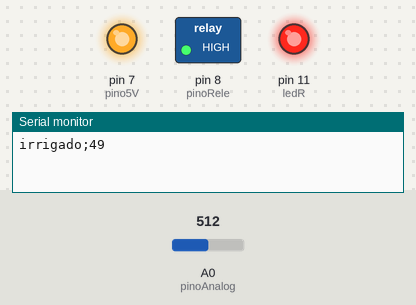
Recording of a sketch running on a simulated Arduino Uno, built with avr-gcc and run on an emulated ATmega328P. Shown: switched loads named in the sketch (green lamp = pin HIGH), output pins drawn as LEDs (lit = HIGH), the last lines printed to the serial monitor. The inputs (shaded band) are chosen by the test bench; at power-on: A0 (pinoAnalog) = 512.

Above: at 1.3 s.
1.4 s: A0 (pinoAnalog) set to 546
4.7 s: A0 (pinoAnalog) set to 574
At 5.8 s:
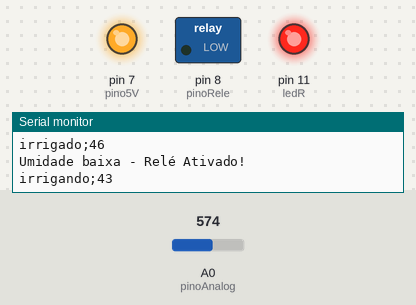
11.6 s: A0 (pinoAnalog) set to 511
At 13.2 s:
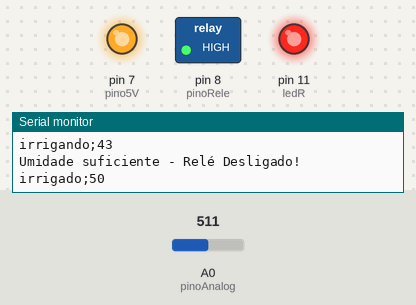
16.7 s: A0 (pinoAnalog) set to 716
At 18.1 s:
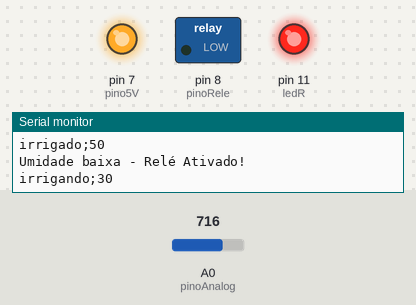
Timing chart, 0 to 19.7 s (numbered marks = the images above; inputs shaded):
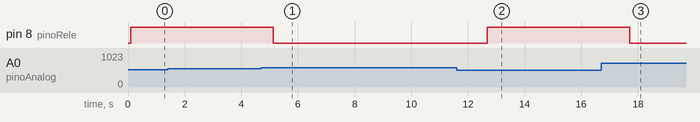

The sketch:

GreenTechArduino_copy_20240604141008.ino
```cpp
#include <SoftwareSerial.h>

const int pinoRX = 2;
const int pinoTX = 3;
const int pinoRele = 8;
const int pino5V = 7;
const int pinoAnalog = A0;

int dadoBluetooth = 0;

SoftwareSerial bluetooth(pinoRX, pinoTX);

int ValAnalogIn;
int Porcento;

const int ledR = 11;
boolean estadoledR = false;
boolean plantaIrrigada = false;

boolean estadoRele = false; // Indica se o relé está ligado ou desligado
boolean comandoRecebido = false; // Indica se o comando foi recebido

unsigned long tempoInicioIrrigacao = 0; // Tempo de início da irrigação
const unsigned long tempoIrrigacao = 5000; // Tempo em milissegundos (5 segundos)

void setup() {
    Serial.begin(9600);
    bluetooth.begin(9600);
    bluetooth.print("$$$");
    delay(100);

    pinMode(pinoRele, OUTPUT);
    pinMode(pino5V, OUTPUT);
    pinMode(ledR, OUTPUT);
    digitalWrite(pino5V, HIGH);
    digitalWrite(pinoRele, HIGH); // Relé desligado inicialmente
    digitalWrite(ledR, HIGH);
}

void loop() {
    ValAnalogIn = analogRead(pinoAnalog);

    // Verifica se a leitura do sensor é válida
    if (ValAnalogIn >= 0 && ValAnalogIn <= 1023) {
        Porcento = map(ValAnalogIn, 1023, 0, 0, 100);
    } else {
        // Tratar leitura inválida (ex: exibir mensagem de erro)
        Serial.println("Leitura do sensor inválida!");
        return;
    }

    // Comando via Bluetooth para forçar irrigação
    if (bluetooth.available()) {
        dadoBluetooth = bluetooth.read();
        if (dadoBluetooth == '1' && !comandoRecebido) {
            estadoRele = true;
            digitalWrite(pinoRele, LOW); // Liga o relé
            plantaIrrigada = false;
            comandoRecebido = true;
            tempoInicioIrrigacao = millis(); // Armazena o tempo de início da irrigação forçada
            Serial.println("Irrigação Forçada - Relé Ativado!");
        }
    }

    // Se o relé estiver ligado e o comando já foi recebido, desliga o relé após o tempo definido
    if (estadoRele && comandoRecebido) {
        if (millis() - tempoInicioIrrigacao >= tempoIrrigacao) {
            digitalWrite(pinoRele, HIGH); // Desliga o relé
            estadoRele = false;
            comandoRecebido = false;
            Serial.println("Irrigação Finalizada - Relé Desligado!");
        }
    }

    // Controle automático do relé baseado na umidade
    if (Porcento < 45 && !comandoRecebido) {
        if (!estadoRele) {
            estadoRele = true;
            digitalWrite(pinoRele, LOW); // Liga o relé
            Serial.println("Umidade baixa - Relé Ativado!");
        }
    } else if (Porcento >= 45 && !comandoRecebido) {
        if (estadoRele) {
            estadoRele = false;
            digitalWrite(pinoRele, HIGH); // Desliga o relé
            Serial.println("Umidade suficiente - Relé Desligado!");
        }
    }

    enviaStatus(Porcento, estadoRele);
    delay(1000);
}

void enviaStatus(int porcentagem, boolean estadoRele) {
    if (estadoRele) {
        bluetooth.print("irrigando;");
        Serial.print("irrigando;");
    } else {
        bluetooth.print("irrigado;");
        Serial.print("irrigado;");
    }
    bluetooth.println(porcentagem);
    Serial.println(porcentagem);
    delay(1500);
}
```

Measured:
- the behaviour switches between 562 and 563 on A0 (pinoAnalog) (found by bisection; images 0 and 1)
- after the input at 4.7 s, pin 8 (pinoRele): HIGH → LOW after 0.43 s
- after the input at 11.6 s, pin 8 (pinoRele): LOW → HIGH after 1.1 s
- after the input at 16.7 s, pin 8 (pinoRele): HIGH → LOW after 1.0 s
